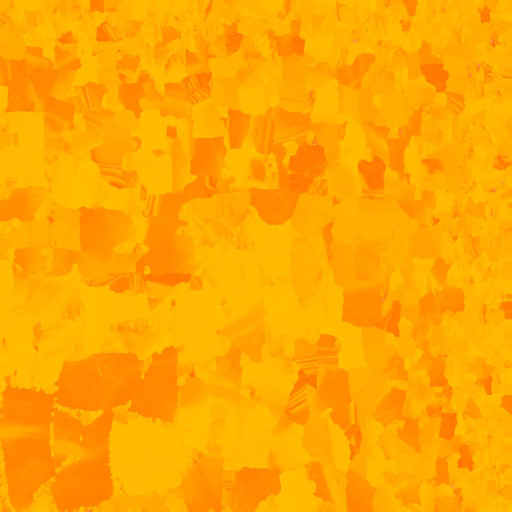
#> input picture godot/assets/3d/locales/graustark_Image_1.jpg, 1024 x 1024 px (shown at 1/2 size)
$ python -i svga_quantize.py   (imports and definitions only)
#> lines starting #> are read from the running program, lines starting #| are printed output that depends on the picture
#!/usr/bin/env python3
"""
svga_quantize.py — the ERA FILTER. ⚠ RETIRED for shipped assets
(2026-08-30, THE CORRECTION in _SLOWSTICK_AESTHETIC_BIBLE.md):
slowsticks are sophisticated modern games from an alternate timeline;
crunching art to our timeline's early-90s PC limits was retro cosplay.
Nothing in godot/assets/art/ passes through this anymore. Kept on disk
as the record of the wrong turn.

The alt-reality prism, made literal: take a modern painted source image
(an AI-generated background, or any high-res painting) and press it
through an early-1990s 256-color SVGA adventure-game look — the Sierra /
LucasArts register — by downscaling to a period internal resolution and
quantizing to a small indexed palette with ordered or Floyd-Steinberg
dithering.

This is deterministic and has NO network dependency. It is the second
half of the hybrid art pipeline (see scene_render.py for the first half,
which fetches the painted source). It can also be run on any hand- or
procedurally-painted source with zero AI involved.

Usage:
    python3 svga_quantize.py IN.png OUT.png
    python3 svga_quantize.py IN.png OUT.png --width 320 --height 200 \
        --colors 256 --dither fs --preview 3
    python3 svga_quantize.py --selftest OUT_DIR

Options:
    --width/--height   period internal resolution (default 320x200)
    --colors N         palette size (default 256; try 64/32 for older look)
    --dither fs|ordered|none   (default fs)
    --palette FILE     fixed shared palette (one #rrggbb per line);
                       omit for a per-image ADAPTIVE palette (authentic:
                       SCI/SCUMM rooms often had their own 256)
    --posterize P      optional pre-quantize value-posterize (0=off)
    --saturate S       optional saturation multiply before quantize (1.0=off)
    --preview N        also write OUT.preview.png at N x nearest upscale
"""
import argparse, sys, os, math
from PIL import Image, ImageEnhance

BAYER8 = [
    [0, 32, 8, 40, 2, 34, 10, 42], [48, 16, 56, 24, 50, 18, 58, 26],
    [12, 44, 4, 36, 14, 46, 6, 38], [60, 28, 52, 20, 62, 30, 54, 22],
    [3, 35, 11, 43, 1, 33, 9, 41], [51, 19, 59, 27, 49, 17, 57, 25],
    [15, 47, 7, 39, 13, 45, 5, 37], [63, 31, 55, 23, 61, 29, 53, 21],
]


def _hex(s):
    s = s.strip().lstrip("#")
    return (int(s[0:2], 16), int(s[2:4], 16), int(s[4:6], 16))


# [49 lines left out: functions _load_palette, _palette_image, _ordered_dither_to_palette, not called in this run]


def quantize(inp, outp, width=320, height=200, colors=256, dither="fs",
             palette=None, posterize=0, saturate=1.0, preview=0):
#> called with outp = 'out.png', width = 320, height = 200, colors = 256, dither = 'fs', posterize = 0, saturate = 1, preview = 0
    img = Image.open(inp).convert("RGB")
#> img is the input picture: PIL image 1024x1024 RGB; mean R, G, B 254.1, 166.1, 1.3
    # downscale to the period internal resolution (LANCZOS keeps it painterly)
    if width and height:
        img = img.resize((width, height), Image.LANCZOS)
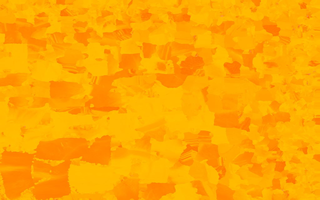
#> img: PIL image 320x200 RGB; mean R, G, B 254, 166.1, 1.3
    if saturate and abs(saturate - 1.0) > 1e-3:
        img = ImageEnhance.Color(img).enhance(saturate)
    if posterize and posterize > 0:
        from PIL import ImageOps
        img = ImageOps.posterize(img, max(1, min(8, int(posterize))))

    cols = _load_palette(palette) if palette else None
    if cols:
        if dither == "ordered":
            out = _ordered_dither_to_palette(img, cols)
        else:
            pimg = _palette_image(cols)
            d = Image.Dither.FLOYDSTEINBERG if dither == "fs" else Image.Dither.NONE
            out = img.quantize(palette=pimg, dither=d)
    else:
        d = Image.Dither.FLOYDSTEINBERG if dither == "fs" else Image.Dither.NONE
        # ADAPTIVE per-image palette (authentic per-room 256)
        out = img.quantize(colors=colors, method=Image.Quantize.MEDIANCUT, dither=d)

    os.makedirs(os.path.dirname(os.path.abspath(outp)), exist_ok=True)
    out.save(outp)
    n_used = len(out.getcolors(maxcolors=65536) or [])
#> n_used = 256
    print("wrote %s  (%dx%d, %d colors used)" % (outp, out.width, out.height, n_used))
#| wrote out.png  (320x200, 256 colors used)
    if preview and preview > 1:
        pv = out.convert("RGB").resize((out.width * preview, out.height * preview), Image.NEAREST)
        pvp = outp.rsplit(".", 1)[0] + ".preview.png"
        pv.save(pvp)
        print("wrote %s  (%dx nearest)" % (pvp, preview))
    return outp


# [44 lines left out: functions _selftest, main, not called in this run]


# [2 lines not run here, left out]

>>> result = quantize('../../assets/3d/locales/graustark_Image_1.jpg', 'out.png')
